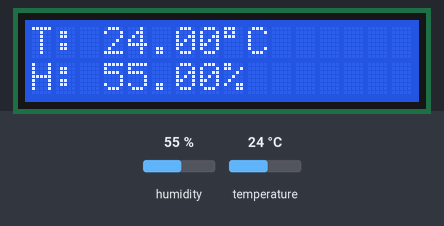
This sketch was run on a simulated Arduino Uno, built with avr-gcc and run on an emulated ATmega328P. Shown: 16×2 character LCD. The inputs (shaded band) are chosen by the test bench; at power-on: humidity 55 %, temperature 24 °C.

Above: at 3.2 s.
3.3 s: humidity set to 22 %
At 5.3 s:
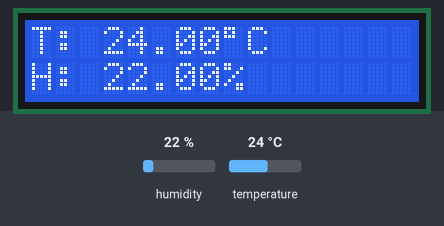
6.0 s: temperature set to 12 °C
At 7.3 s:
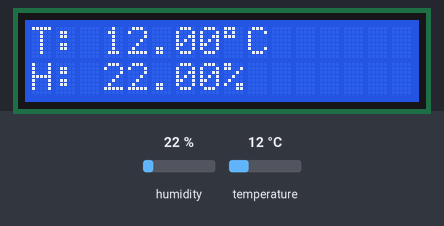
8.7 s: humidity set to 40 %
At 11.1 s:
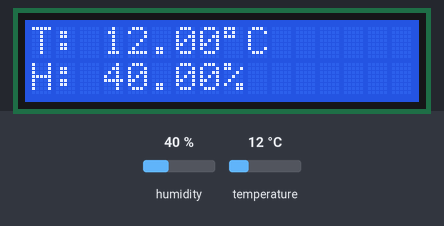
11.6 s: temperature set to 19 °C
At 13.0 s:
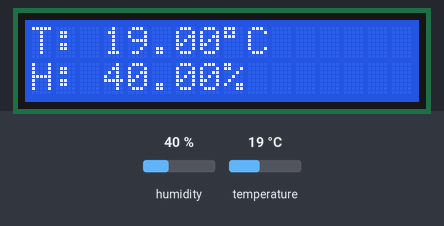
Timing chart, 0 to 14.6 s (numbered marks = the images above; inputs shaded):
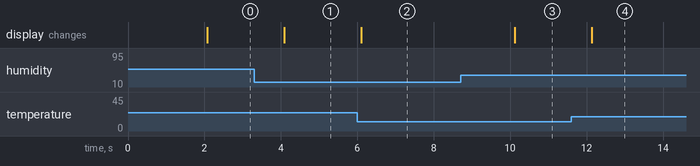

The sketch:

05_lcd_display.ino
```cpp
#include <DHT.h>
#include <LiquidCrystal.h>

// Define pins
#define DHTPIN A0         // DHT22 data pin connected to A0
#define DHTTYPE DHT22     // DHT22 sensor type

DHT dht(DHTPIN, DHTTYPE);
LiquidCrystal lcd(12, 11, 5, 4, 3, 2);

void setup() {
  lcd.begin(16, 2);         // Initialize LCD (16 columns, 2 rows)
  lcd.setCursor(0, 0);
  lcd.print("Initializing...");
  dht.begin();
  delay(2000);              // Wait for sensor to stabilize
}

void loop() {
  float temp = dht.readTemperature();   // Read temperature (°C)
  float hum = dht.readHumidity();       // Read humidity (%)

  lcd.clear();

  if (isnan(temp) || isnan(hum)) {
    lcd.setCursor(0, 0);
    lcd.print("Sensor Error");
  } else {
    lcd.setCursor(0, 0);
    lcd.print("T: ");
    lcd.print(temp);
    lcd.print((char)223);   // Degree symbol
    lcd.print("C");

    lcd.setCursor(0, 1);
    lcd.print("H: ");
    lcd.print(hum);
    lcd.print("%");
  }

  delay(2000);  // Wait before next reading
}
```

Measured:
- after the input at 3.3 s, the display: changes after 0.79 s (image 1)
- after the input at 6.0 s, the display: changes after 0.10 s (image 2)
- after the input at 8.7 s, the display: changes after 1.4 s (image 3)
- after the input at 11.6 s, the display: changes after 0.53 s (image 4)
